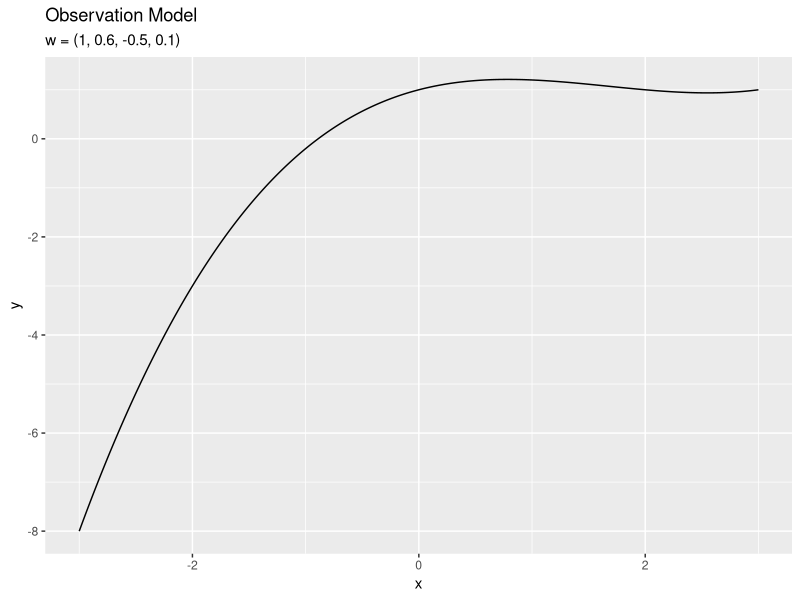
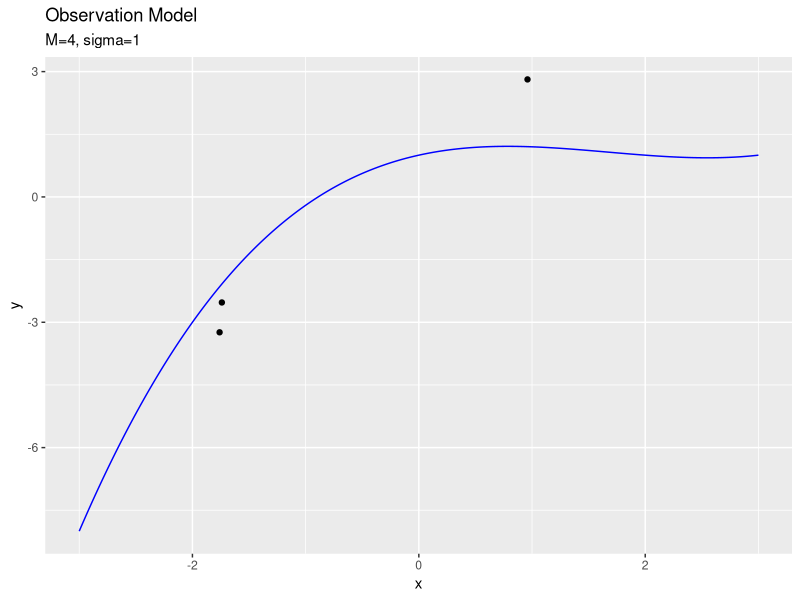
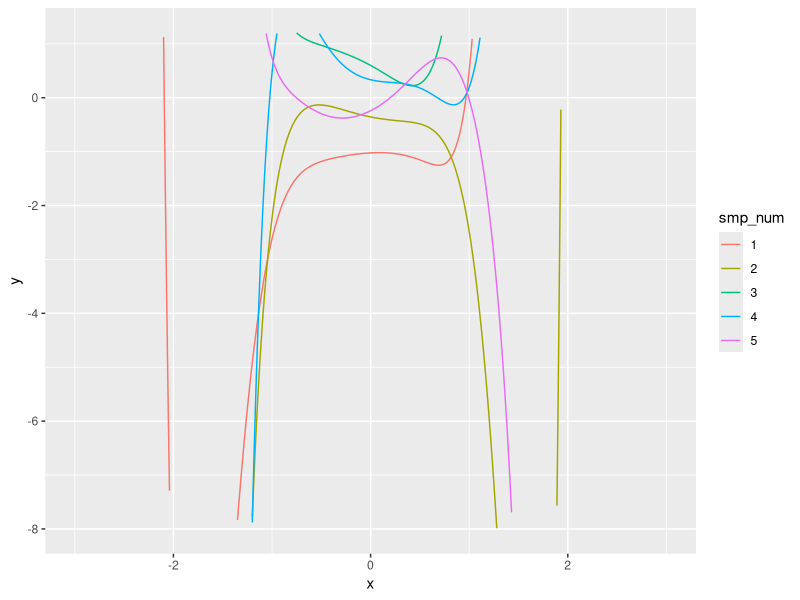
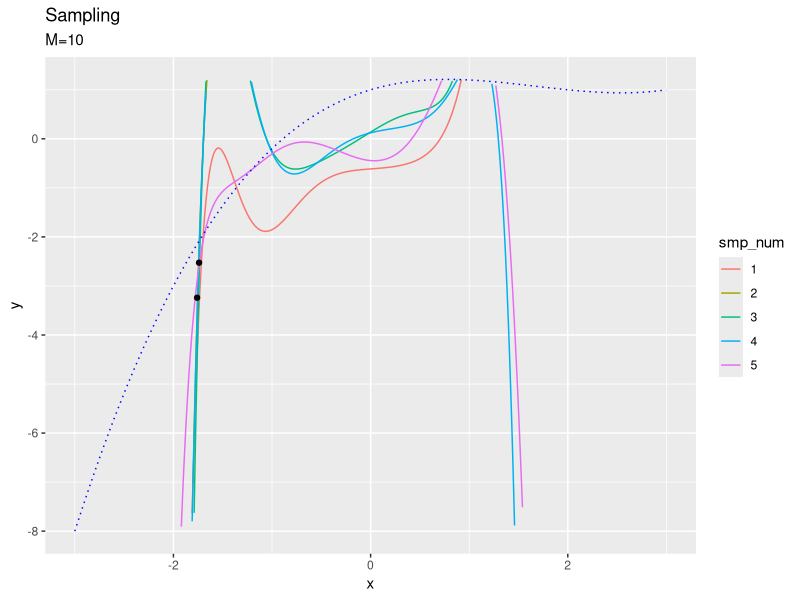
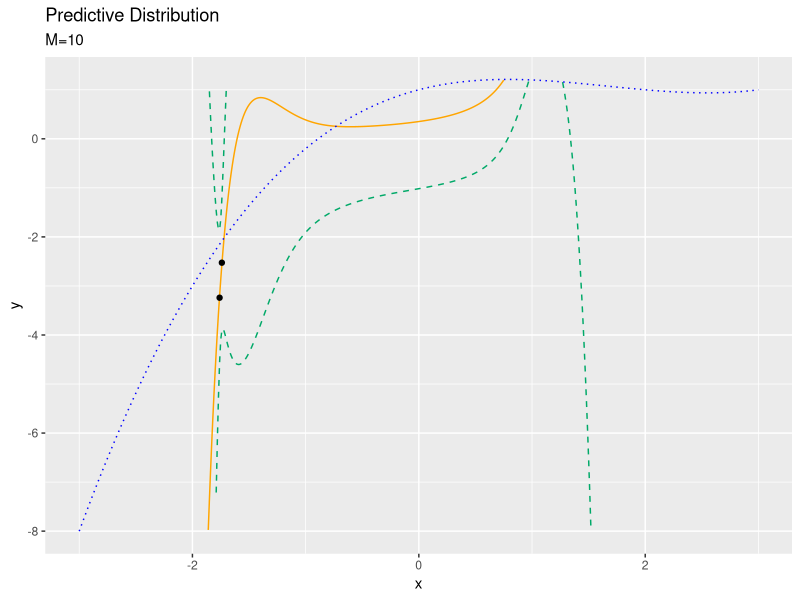
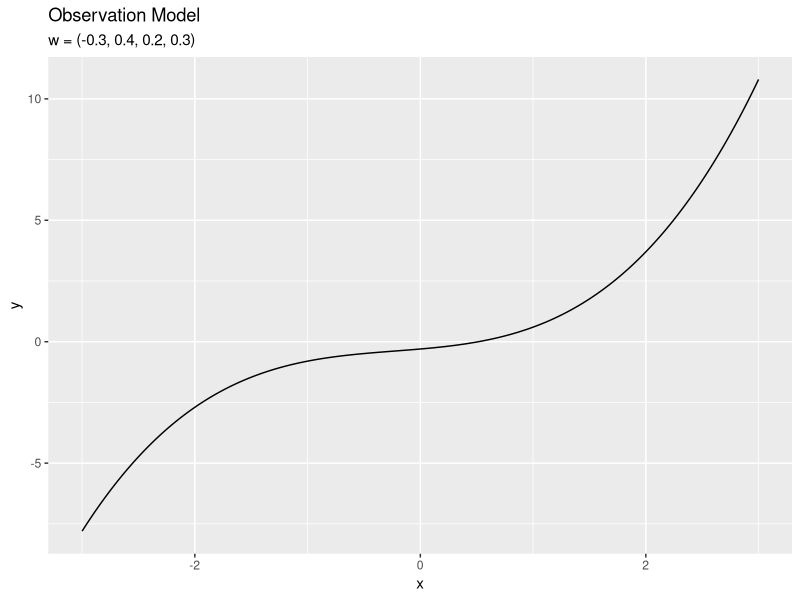
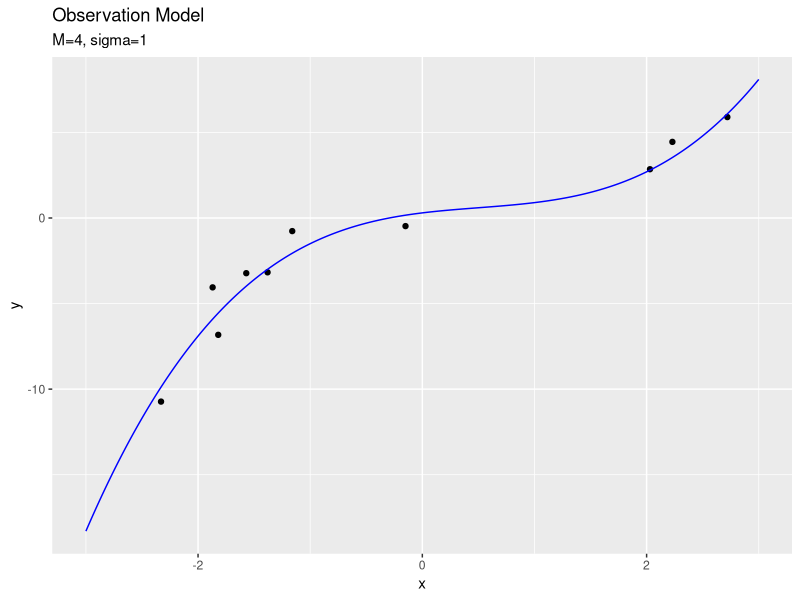

Write R code to recreate these figures, in order.

# ch3.5 線形回帰の例 ------------------------------------------------------------

# 利用パッケージ
library(tidyverse)
library(mvtnorm)


# ch3.5.1 モデルの構築 ----------------------------------------------------------

# (1, x, ..., x^(n-1))のベクトル作成関数を定義
x_vector <- function(x_smp_n, M) {
  x_mn <- matrix(NA, nrow = M, ncol = length(x_smp_n))
  for(m in 1:M) {
    x_mn[m, ] <- x_smp_n^(m-1)
  }
  x_mn
}


# 観測モデルのパラメータを指定
M_truth <- 4
sigma <- 1
lambda <- 1 / sigma^2
w_m <- sample(x = seq(-1, 1, by = 0.1), size = M_truth)


# 作図用のx軸の値
x_line <- seq(-3, 3, by = 0.01)
y_line <- t(w_m) %*% x_vector(x_line, M_truth) %>% 
  as.vector()

# ノイズを含まない観測モデルを作図
model_df <- tibble(
  x = x_line, 
  y = y_line
)
ggplot(model_df, aes(x, y)) + 
  geom_line() + 
  labs(title = "Observation Model", 
       subtitle = paste0("w = (", paste0(round(w_m, 1), collapse = ', '), ")"))


# データをサンプリング
N <- 3
x_smp_n <- sample(seq(min(x_line), max(x_line), by = 0.01), size = N, replace = TRUE)
y_n <- t(w_m) %*% x_vector(x_smp_n, M_truth) + rnorm(n = N, mean = 0, sd = sqrt(1 / lambda))

# 観測データの散布図を作成
sample_df <- tibble(
  x = x_smp_n, 
  y = as.vector(y_n)
)
ggplot() + 
  geom_point(data = sample_df, aes(x, y)) + # 観測データ
  geom_line(data = model_df, aes(x, y), color = "blue") + # 誤差なし観測モデル
  labs(title = "Observation Model", 
       subtitle = paste0("M=", M_truth, ", sigma=", round(sqrt(1 / lambda), 1)))


# 事前分布のパラメータを指定
M <- 10
m_m <- matrix(rep(0, M), nrow = M, ncol = 1)
sigma_mm <- diag(M)
lambda_mm <- solve(sigma_mm^2)

# xのベクトルを作成
x_mn <- x_vector(x_smp_n, M)


# 事前分布からのwのサンプリングによるモデルを比較
x_mline <- x_vector(x_line, M)
smp_model_df <- tibble()
for(i in 1:5) {
  tmp_df <- tibble(
    x = x_line, 
    y = as.vector(
      mvtnorm::rmvnorm(n = 1, mean = m_m, sigma = solve(lambda_mm)) %*% x_mline
    ), 
    smp_num = as.factor(i)
  )
  smp_model_df <- rbind(smp_model_df, tmp_df)
}
ggplot(smp_model_df, aes(x, y, color = smp_num)) + 
  ylim(min(min(x_smp_n), min(y_line)), max(max(x_smp_n), max(y_line))) + 
  geom_line()


# 事後分布の計算 -----------------------------------------------------------------

# 事後分布のパラメータを計算
lambda_hat_mm <- lambda * x_mn %*% t(x_mn) + lambda_mm
m_hat_m <- solve(lambda_hat_mm) %*% (lambda * x_mn %*% t(y_n) + lambda_mm %*% m_m)


# 事後分布による観測モデルのパラメータのサンプリングによるモデルの変化を比較
x_mline <- x_vector(x_line, M)
smp_model_df <- tibble()
for(i in 1:5) {
  tmp_df <- tibble(
    x = x_line, 
    y = as.vector(
      mvtnorm::rmvnorm(n = 1, mean = m_hat_m, sigma = solve(lambda_hat_mm)) %*% x_mline
    ), 
    smp_num = as.factor(i)
  )
  smp_model_df <- rbind(smp_model_df, tmp_df)
}
ggplot() + 
  geom_line(data = smp_model_df, aes(x, y, color = smp_num)) + # 事前分布からサンプリングしたモデル
  geom_line(data = model_df, aes(x, y), color = "blue", linetype = "dotted") + # 観測モデル
  geom_point(data = sample_df, aes(x, y)) + # 観測データ
  ylim(min(min(x_smp_n), min(y_line)), max(max(x_smp_n), max(y_line))) + 
  labs(title = "Sampling", 
       subtitle = paste0("M=", M))
  


# 予測分布の計算 -----------------------------------------------------------------


# 予測分布のパラメータを計算
sigma2_star_line <- rep(NA, length(x_line))
for(i in seq_along(x_line)) {
  sigma2_star_line[i] <- 1 / lambda + t(x_mline[, i]) %*% solve(lambda_hat_mm) %*% matrix(x_mline[, i])
}
mu_star_line <- t(m_hat_m) %*% x_mline %>% 
  as.vector()

# 予測分布を計算
predict_df <- tibble(
  x = x_line, 
  E_y = mu_star_line, 
  minus_sigma_y = E_y - sqrt(sigma2_star_line), 
  plus_sigma_y = E_y + sqrt(sigma2_star_line)
)

# 作図
ggplot() + 
  geom_line(data = predict_df, aes(x, E_y), color = "orange") + # 予測分布の期待値
  geom_line(data = predict_df, aes(x, plus_sigma_y), color = "#00A968", linetype = "dashed") + # 予測分布の期待値+sigma
  geom_line(data = predict_df, aes(x, minus_sigma_y), color = "#00A968", linetype = "dashed") + # 予測分布の期待値-sigma
  geom_line(data = model_df, aes(x, y), color = "blue", linetype = "dotted") + # 観測モデル
  geom_point(data = sample_df, aes(x, y)) + # 観測データ
  ylim(min(min(x_smp_n), min(y_line)), max(max(x_smp_n), max(y_line))) + 
  labs(title = "Predictive Distribution", 
       subtitle = paste0("M=", M), 
       y = "y")



print(summary(sigma2_star_line))



# gif画像でサンプルサイズによる分布の変化を確認 ------------------------------------------------

# 追加パッケージ
library(gganimate)


# (1, x, ..., x^(n-1))のベクトル作成関数を定義
x_vector <- function(x_smp_n, M) {
  x_mn <- matrix(NA, nrow = M, ncol = length(x_smp_n))
  for(m in 1:M) {
    x_mn[m, ] <- x_smp_n^(m-1)
  }
  x_mn
}


# 観測モデルのパラメータを指定
M_truth <- 4
sigma <- 1
lambda <- 1 / sigma^2
w_m <- sample(x = seq(-1, 1, by = 0.1), size = M_truth) %>% 
  matrix()


# 作図用のx軸の値
x_line <- seq(-3, 3, by = 0.01)
y_line <- t(w_m) %*% x_vector(x_line, M_truth) %>% 
  as.vector()

# ノイズを含まない観測モデルを作図
model_df <- tibble(
  x = x_line, 
  y = y_line
)
ggplot(model_df, aes(x, y)) + 
  geom_line() +
  labs(title = "Observation Model", 
       subtitle = paste0("w = (", paste0(round(w_m, 1), collapse = ', '), ")"))


# サンプルサイズを指定
N <- 100

# 事前分布のパラメータを指定
M <- 10
m_m <- matrix(rep(0, M), nrow = M, ncol = 1)
sigma_mm <- diag(M)
lambda_mm <- solve(sigma_mm^2)


# 推論
x_smp_n <- rep(NA, N)
y_n <- rep(NA, N)
eps_n <- rep(NA, N)
x_mline <- x_vector(x_line, M)
sample_df <- tibble()
predict_df <- tibble()
for(n in 1:N) {
  
  # データをサンプリング
  x_smp_n[n] <- sample(seq(min(x_line), max(x_line), by = 0.01), size = 1, replace = TRUE)
  y_n[n] <- t(w_m) %*% x_vector(x_smp_n[n], M_truth) + rnorm(n = 1, mean = 0, sd = sqrt(1 / lambda))
  
  # 観測データのデータフレームを作成
  sample_df <- tibble(
    x = x_smp_n[1:n], 
    y = as.vector(y_n[1:n]), 
    iteration = n
  ) %>% 
    rbind(sample_df, .)
  
  # 観測データからxベクトルを作成
  x_mn <- x_vector(x_smp_n[n], M)
  
  # 事後分布のパラメータを計算
  old_lambda_mm <- lambda_mm
  lambda_mm <- lambda * x_mn %*% t(x_mn) + lambda_mm
  m_m <- solve(lambda_mm) %*% (lambda * x_mn %*% t(y_n[n]) + old_lambda_mm %*% m_m)
  
  # 予測分布のパラメータを計算
  sigma2_star_line <- rep(NA, length(x_line))
  for(i in seq_along(x_line)) {
    sigma2_star_line[i] <- 1 / lambda + t(x_mline[, i]) %*% solve(lambda_mm) %*% matrix(x_mline[, i])
  }
  mu_star_line <- t(m_m) %*% x_mline %>% 
    as.vector()
  
  # 予測分布を計算
  predict_df <- tibble(
    x = x_line, 
    E_y = mu_star_line, 
    minus_sigma_y = E_y - sqrt(sigma2_star_line), 
    plus_sigma_y = E_y + sqrt(sigma2_star_line), 
    iteration = n
  ) %>% 
    rbind(predict_df, .)
}


# 作図
predict_graph <- ggplot() + 
  geom_line(data = predict_df, aes(x, E_y), color = "orange") + # 予測分布の期待値
  geom_line(data = predict_df, aes(x, plus_sigma_y), color = "#00A968", linetype = "dashed") + # 予測分布の期待値+sigam
  geom_line(data = predict_df, aes(x, minus_sigma_y), color = "#00A968", linetype = "dashed") + # 予測分布の期待値-sigma
  geom_line(data = model_df, aes(x, y), color = "blue", linetype = "dotted") + # 観測モデル
  geom_point(data = sample_df, aes(x, y)) + # 観測データ
  transition_manual(iteration) + # フレーム
  ylim(min(min(x_smp_n), min(y_line)), max(max(x_smp_n), max(y_line))) + 
  labs(title = "Predictive Distribution", 
       subtitle = paste("M=", M, ", N={current_frame}", sep = ""), 
       y = "y")

# gif画像を作成
animate(predict_graph, nframes = N, fps = 10)

warnings()


# gif画像で次元数による分布の変化を確認 ------------------------------------------------

# 追加パッケージ
library(gganimate)


# (1, x, ..., x^(n-1))のベクトル作成関数を定義
x_vector <- function(x_smp_n, M) {
  x_mn <- matrix(NA, nrow = M, ncol = length(x_smp_n))
  for(m in 1:M) {
    x_mn[m, ] <- x_smp_n^(m-1)
  }
  x_mn
}


# 観測モデルのパラメータを指定
M_truth <- 4
sigma <- 1
lambda <- 1 / sigma^2
w_m <- sample(x = seq(-1, 1, by = 0.1), size = M_truth) %>% 
  matrix()


# 作図用のx軸の値
x_line <- seq(-3, 3, by = 0.01)
y_line <- t(w_m) %*% x_vector(x_line, M_truth) %>% 
  as.vector()


# サンプルサイズを指定
N <- 10

# データをサンプリング
x_smp_n <- sample(seq(min(x_line), max(x_line), by = 0.01), size = N, replace = TRUE)
y_n <- t(w_m) %*% x_vector(x_smp_n, M_truth) + rnorm(n = N, mean = 0, sd = sqrt(1 / lambda)) 


# 観測データのデータフレームを作成
model_df <- tibble(
  x = x_line, 
  y = y_line
)
sample_df <- tibble(
  x = x_smp_n, 
  y = as.vector(y_n)
)
ggplot() + 
  geom_point(data = sample_df, aes(x, y)) + # 観測データ
  geom_line(data = model_df, aes(x, y), color = "blue") + # 誤差なし観測モデル
  labs(title = "Observation Model", 
       subtitle = paste0("M=", M_truth, ", sigma=", round(sqrt(1 / lambda), 1)))


# 事前分布のパラメータを指定
max_M <- 15


# 推論
predict_df <- tibble()
for(m in 1:max_M) {
  
  # 事前分布のパラメータを生成
  m_m <- matrix(rep(0, m), nrow = m, ncol = 1)
  sigma_mm <- diag(m)
  lambda_mm <- solve(sigma_mm^2)
  
  # 観測データからxベクトルを作成
  x_mn <- x_vector(x_smp_n, m)
  x_mline <- x_vector(x_line, m)
  
  # 事後分布のパラメータを計算
  old_lambda_mm <- lambda_mm
  lambda_mm <- lambda * x_mn %*% t(x_mn) + lambda_mm
  m_m <- solve(lambda_mm) %*% (lambda * x_mn %*% t(y_n) + old_lambda_mm %*% m_m)
  
  # 予測分布のパラメータを計算
  sigma2_star_line <- rep(NA, length(x_line))
  for(i in seq_along(x_line)) {
    sigma2_star_line[i] <- 1 / lambda + t(x_mline[, i]) %*% solve(lambda_mm) %*% matrix(x_mline[, i])
  }
  mu_star_line <- t(m_m) %*% x_mline %>% 
    as.vector()
  
  # 予測分布を計算
  predict_df <- tibble(
    x = x_line, 
    E_y = mu_star_line, 
    minus_sigma_y = E_y - sqrt(sigma2_star_line), 
    plus_sigma_y = E_y + sqrt(sigma2_star_line), 
    iteration = m
  ) %>% 
    rbind(predict_df, .)
}


# 作図
predict_graph <- ggplot() + 
  geom_line(data = predict_df, aes(x, E_y), color = "orange") + # 予測分布の期待値
  geom_line(data = predict_df, aes(x, plus_sigma_y), color = "#00A968", linetype = "dashed") + # 予測分布の期待値+sigam
  geom_line(data = predict_df, aes(x, minus_sigma_y), color = "#00A968", linetype = "dashed") + # 予測分布の期待値-sigma
  geom_line(data = model_df, aes(x, y), color = "blue", linetype = "dotted") + # 観測モデル
  geom_point(data = sample_df, aes(x, y)) + # 観測データ
  transition_manual(iteration) + # フレーム
  ylim(min(min(x_smp_n), min(y_line)), max(max(x_smp_n), max(y_line))) + 
  labs(title = "Predictive Distribution", 
       subtitle = paste0("M={current_frame}", ", N=", N), 
       y = "y")

# gif画像を作成
animate(predict_graph, nframes = max_M)

warnings()
